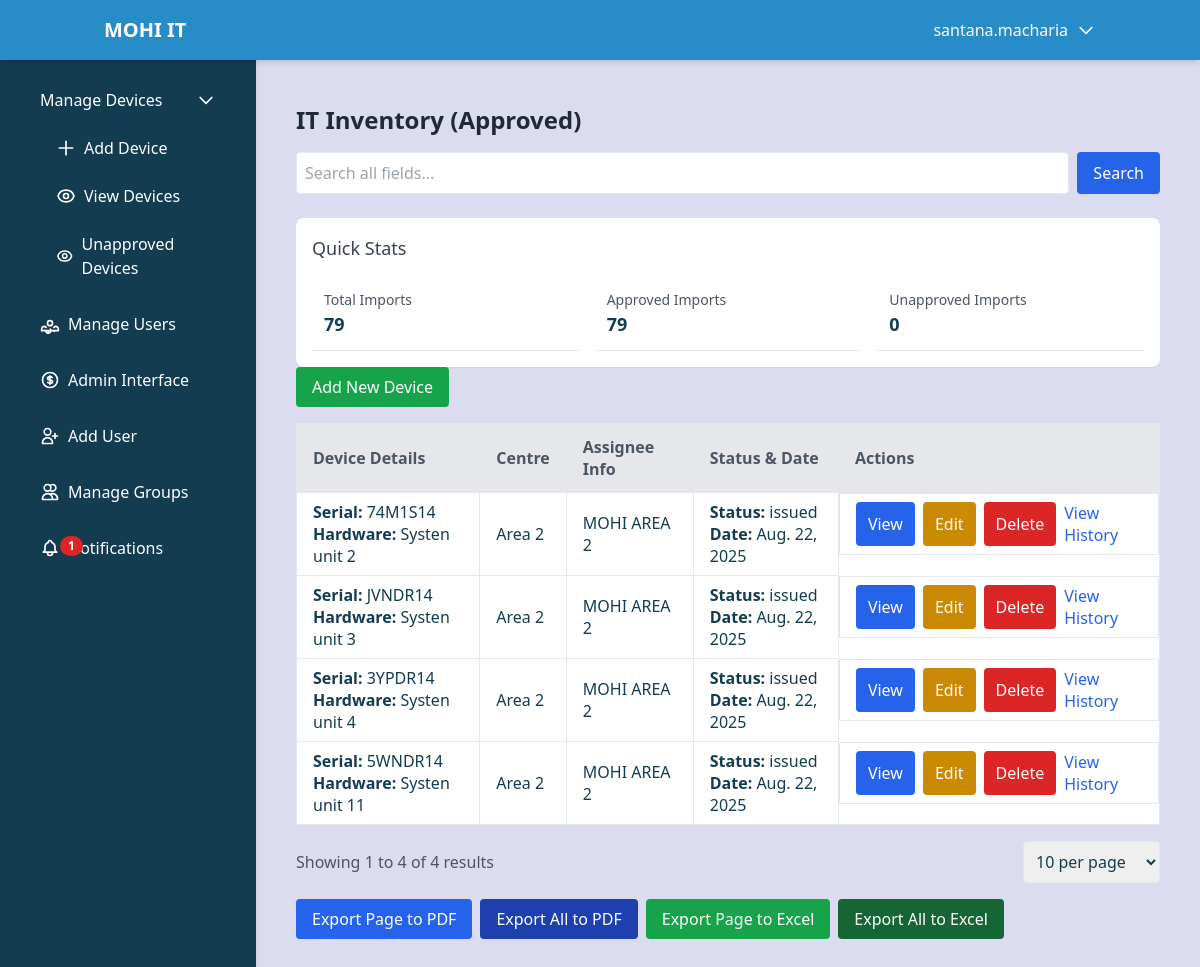
/displaycsv/ (signed in), run on an earlier commit of the app's database.
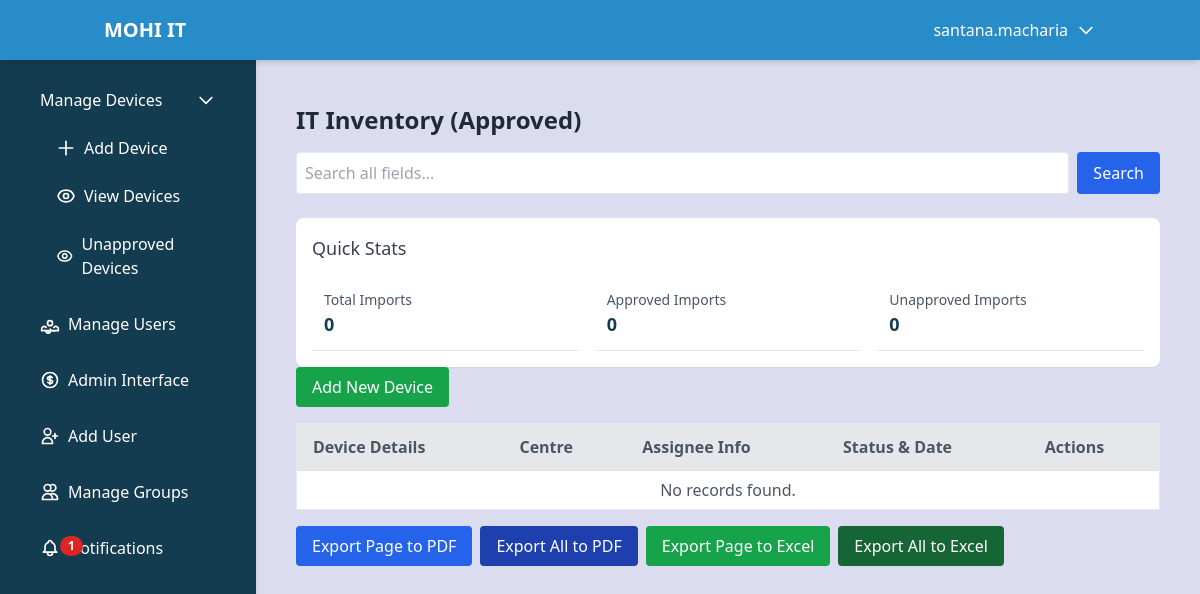
And on a later commit of the database.
### devices/models.py (models this page shows, shortened)
class Import(models.Model):
    centre = models.ForeignKey(Centre, on_delete=models.SET_NULL, null=True, blank=True)
    department = models.CharField(max_length=100, blank=True, null=True)
    hardware = models.CharField(max_length=100, blank=True, null=True)
    system_model = models.CharField(max_length=100, blank=True, null=True)
    processor = models.CharField(max_length=100, blank=True, null=True)
    ram_gb = models.CharField(max_length=10, blank=True, null=True)
    hdd_gb = models.CharField(max_length=10, blank=True, null=True)
    serial_number = models.CharField(max_length=100, blank=True, null=True)
    assignee_first_name = models.CharField(max_length=50, blank=True, null=True)
    assignee_last_name = models.CharField(max_length=50, blank=True, null=True)
    assignee_email_address = models.EmailField(blank=True, null=True)
    device_condition = models.CharField(max_length=100, blank=True, null=True)
    status = models.CharField(max_length=50, blank=True, null=True)
    date = models.DateField(auto_now_add=True)  # Auto-generate date on creation
    added_by = models.ForeignKey(CustomUser, on_delete=models.SET_NULL, null=True, related_name='imports_added')
    approved_by = models.ForeignKey(CustomUser, on_delete=models.SET_NULL, null=True, blank=True, related_name='imports_approved')
    is_approved = models.BooleanField(default=False)
    reason_for_update = models.TextField(blank=True, null=True)
    history = HistoricalRecords()  # Enable audit trail for all changes to Import

class Centre(models.Model):
    name = models.CharField(max_length=300)
    centre_code = models.CharField(max_length=30, unique=True)

### devices/views.py (the view, shortened to what this page needs)
# urls.py: path('displaycsv/', views.display_approved_imports, name='display_csv'),
@login_required
def display_approved_imports(request):
    if request.user.is_superuser:
        data = Import.objects.filter(is_approved=True)
    elif request.user.is_trainer:
        if not request.user.centre:
            data = Import.objects.none()
        else:
            data = Import.objects.filter(centre=request.user.centre, is_approved=True)
    else:
        data = Import.objects.none()
    search_query = request.GET.get('search', '').strip()
    items_per_page = request.GET.get('items_per_page', '10')
    try:
        items_per_page = int(items_per_page)
        if items_per_page not in [10, 25, 50, 100, 500]:
            items_per_page = 10
    except ValueError:
        items_per_page = 10
    paginator = Paginator(data, items_per_page)
    page_number = request.GET.get('page', 1)
    try:
        page_number = int(page_number)
    except ValueError:
        page_number = 1
    try:
        data_on_page = paginator.page(page_number)
    except:
        data_on_page = paginator.page(1)
    data_with_pending = []
    unapproved_count = 0
    for item in data_on_page:
        pending_update = item.pending_updates.order_by('-created_at').first()
        data_with_pending.append({'item': item, 'pending_update': pending_update})
        if not item.is_approved:
            unapproved_count += 1
    report_data = {'total_records': data.count(), 'search_query': search_query, 'items_per_page': items_per_page}
    items_per_page_options = [10, 25, 50, 100, 500]
    total_devices = Import.objects.count() if request.user.is_superuser else (Import.objects.filter(centre=request.user.centre).count() if request.user.is_trainer and request.user.centre else 0)
    approved_imports = total_devices - unapproved_count if total_devices is not None and unapproved_count is not None else 0
    return render(request, 'import/displaycsv_approved.html', {
        'data_with_pending': data_with_pending, 'paginator': paginator, 'data': data_on_page,
        'report_data': report_data, 'centres': Centre.objects.all(), 'items_per_page_options': items_per_page_options,
        'unapproved_count': unapproved_count, 'total_devices': total_devices, 'approved_imports': approved_imports,
    })

### devices/context_processors.py (called while the page is built)
def notification_count(request):
    if request.user.is_authenticated:
        count = Notification.objects.filter(user=request.user, is_read=False).count()
        return {'notification_count': count}
    return {'notification_count': 0}

### devices/models.py (called while the page is built)
    def __str__(self):
        return self.username

### devices/templates/import/displaycsv_approved.html (shortened to what this page needs)
        {% extends 'dashboard.html' %}
{% block content %}
<div class="container mx-auto p-4">
    <h2 class="text-2xl font-bold mb-4 text-gray-800">IT Inventory (Approved)</h2>
    <div class="mb-4">
        <form method="GET" action="{% url 'display_approved_imports' %}" class="flex space-x-2">
            <input type="text" name="search" value="{{ report_data.search_query|default:'' }}" placeholder="Search all fields..." class="border p-2 rounded w-full focus:outline-none focus:ring-2 focus:ring-blue-500">
            <button type="submit" class="bg-blue-600 text-white px-4 py-2 rounded hover:bg-blue-700 transition duration-200">Search</button>
        </form>
    </div>
    <div class="mt-6 bg-white rounded-lg shadow-sm p-4">
        <h3 class="text-lg font-medium text-gray-700 mb-4">Quick Stats</h3>
        <div class="grid grid-cols-1 md:grid-cols-3 gap-4">
            <div class="p-3 border-b">
                <p class="text-sm text-gray-600">Total Imports</p>
                <p class="text-lg font-semibold">{{ total_devices|default:"0" }}</p>
            </div>
            <div class="p-3 border-b">
                <p class="text-sm text-gray-600">Approved Imports</p>
                <p class="text-lg font-semibold">{{ approved_imports|default:"0" }}</p>
            </div>
            <div class="p-3 border-b">
                <p class="text-sm text-gray-600">Unapproved Imports</p>
                <p class="text-lg font-semibold">{{ unapproved_count|default:"0" }}</p>
            </div>
        </div>
    </div>
    {% include 'import/displaycsv_base.html' %}
</div>
{% endblock %}

### devices/templates/import/displaycsv_base.html (shortened to what the changed rows need)
<div class="overflow-x-auto">
    <table class="min-w-full bg-white border shadow-sm">
        <thead>
            <tr class="bg-gray-200 text-gray-600">
                <th class="py-3 px-4 border text-left">Device Details</th>
                <th class="py-3 px-4 border text-left">Centre</th>
                <th class="py-3 px-4 border text-left">Assignee Info</th>
                <th class="py-3 px-4 border text-left">Status & Date</th>
                <th class="py-3 px-4 border text-left">Actions</th>
            </tr>
        </thead>
        <tbody>
            {% if data_with_pending %}
                {% for entry in data_with_pending %}
                    {% with item=entry.item %}
                    <tr class="hover:bg-gray-50 animate__animated animate__fadeIn transition duration-150">
                        <td class="py-2 px-4 border">
                            <strong>Serial:</strong> {{ item.serial_number|default:"N/A" }}<br>
                            <strong>Hardware:</strong> {{ item.hardware|default:"N/A" }}
                        </td>
                        <td class="py-2 px-4 border">{{ item.centre.name|default:"N/A" }}</td>
                        <td class="py-2 px-4 border">{{ item.assignee_first_name|default:"N/A" }} {{ item.assignee_last_name|default:"" }}</td>
                        <td class="py-2 px-4 border">
                            <strong>Status:</strong> {{ item.status|default:"N/A" }}<br>
                            <strong>Date:</strong> {{ item.date|default:"N/A" }}
                        </td>
                        <td class="py-2 px-4 border flex space-x-2">
                            <button class="bg-blue-600 text-white px-3 py-1 rounded hover:bg-blue-700 transition duration-200" onclick="openModal('viewModal{{ item.id }}')">View</button>
                            {% if user.is_superuser or user.is_trainer %}
                                <button class="bg-yellow-600 text-white px-3 py-1 rounded hover:bg-yellow-700 transition duration-200" onclick="openModal('editModal{{ item.id }}')">Edit</button>
                            {% endif %}
                            {% if user.is_superuser and not user.is_trainer %}
                                <button class="bg-red-600 text-white px-3 py-1 rounded hover:bg-red-700 transition duration-200" onclick="openModal('deleteModal{{ item.id }}')">Delete</button>
                            {% endif %}
                            <a href="{% url 'device_history' item.id %}" class="text-blue-600 hover:underline">View History</a>
                        </td>
                    </tr>
                    {% endwith %}
                {% endfor %}
            {% else %}
                <tr>
                    <td colspan="5" class="py-2 px-4 border text-center text-gray-600">No records found.</td>
                </tr>
            {% endif %}
        </tbody>
    </table>
</div>
{% if paginator.num_pages > 1 or data_with_pending %}
    <div class="flex flex-col md:flex-row justify-between items-center mt-4 space-y-4 md:space-y-0">
        <div class="text-gray-600">
            Showing {{ data.start_index }} to {{ data.end_index }} of {{ report_data.total_records }} results
        </div>
        <div class="flex space-x-2 items-center">
            <div>
                <select onchange="updateItemsPerPage(this)" class="border p-2 rounded focus:outline-none focus:ring-2 focus:ring-blue-500">
                    {% for size in items_per_page_options %}
                        <option value="{{ size }}" {% if report_data.items_per_page|add:"0" == size|add:"0" %}selected{% endif %}>{{ size }} per page</option>
                    {% endfor %}
                </select>
            </div>
        </div>
    </div>
{% endif %}

What changed in the data, as far as the page shows it:
removed Import: item.serial_number "74M1S14", item.hardware "Systen unit 2", item.centre.name "Area 2", item.assignee_first_name "MOHI", item.assignee_last_name "AREA 2", item.status "issued", item "Aug. 22, 2025"
removed Import: item.serial_number "JVNDR14", item.hardware "Systen unit 3", item.centre.name "Area 2", item.assignee_first_name "MOHI", item.assignee_last_name "AREA 2", item.status "issued", item "Aug. 22, 2025"
removed Import: item.serial_number "3YPDR14", item.hardware "Systen unit 4", item.centre.name "Area 2", item.assignee_first_name "MOHI", item.assignee_last_name "AREA 2", item.status "issued", item "Aug. 22, 2025"
removed Import: item.serial_number "5WNDR14", item.hardware "Systen unit 11", item.centre.name "Area 2", item.assignee_first_name "MOHI", item.assignee_last_name "AREA 2", item.status "issued", item "Aug. 22, 2025"
Also different on the page:
{{ total_devices|default:"0" }}: "79" → "0"
{{ approved_imports|default:"0" }}: "79" → "0"
{{ data.start_index }}: "1" → (not shown)
{{ data.end_index }}: "4" → (not shown)
{{ report_data.total_records }}: "4" → (not shown)
form field value: "10 per page" → (not shown)
text no longer shown: "Showing to of results"
text now shown: "No records found."
